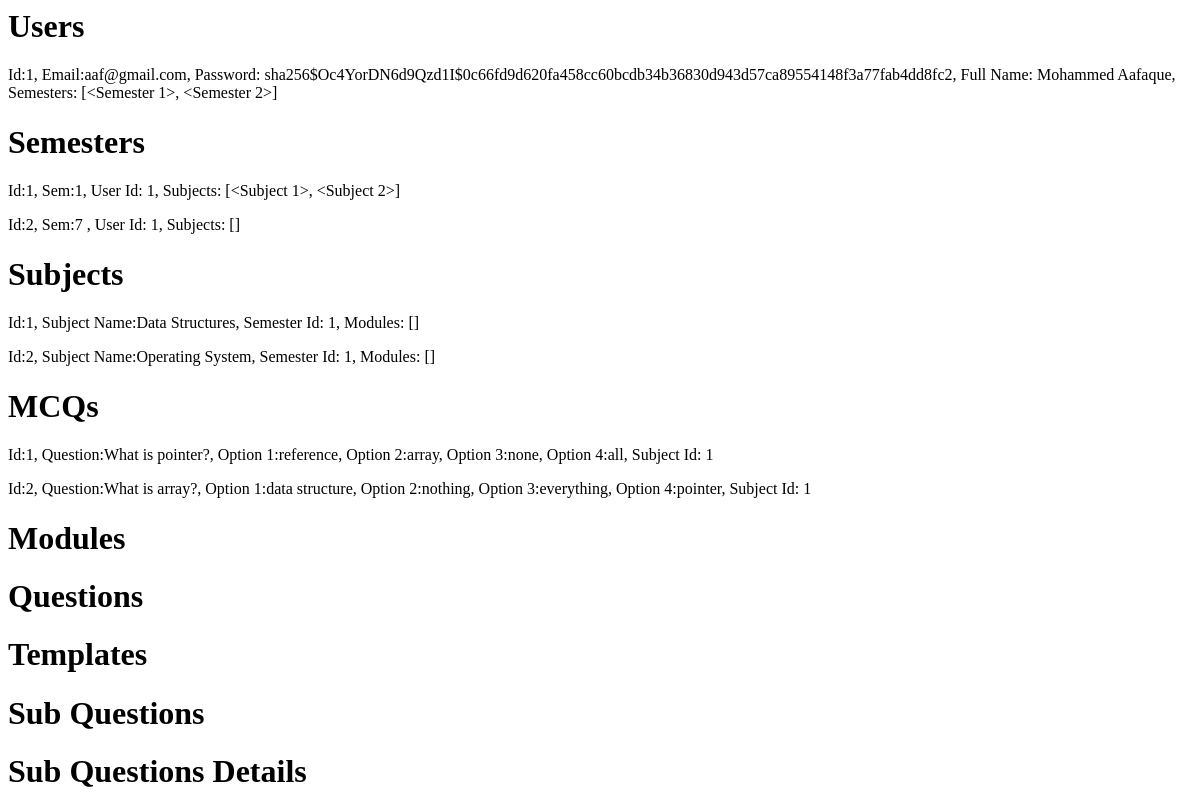
The page /database on the database as committed earlier.
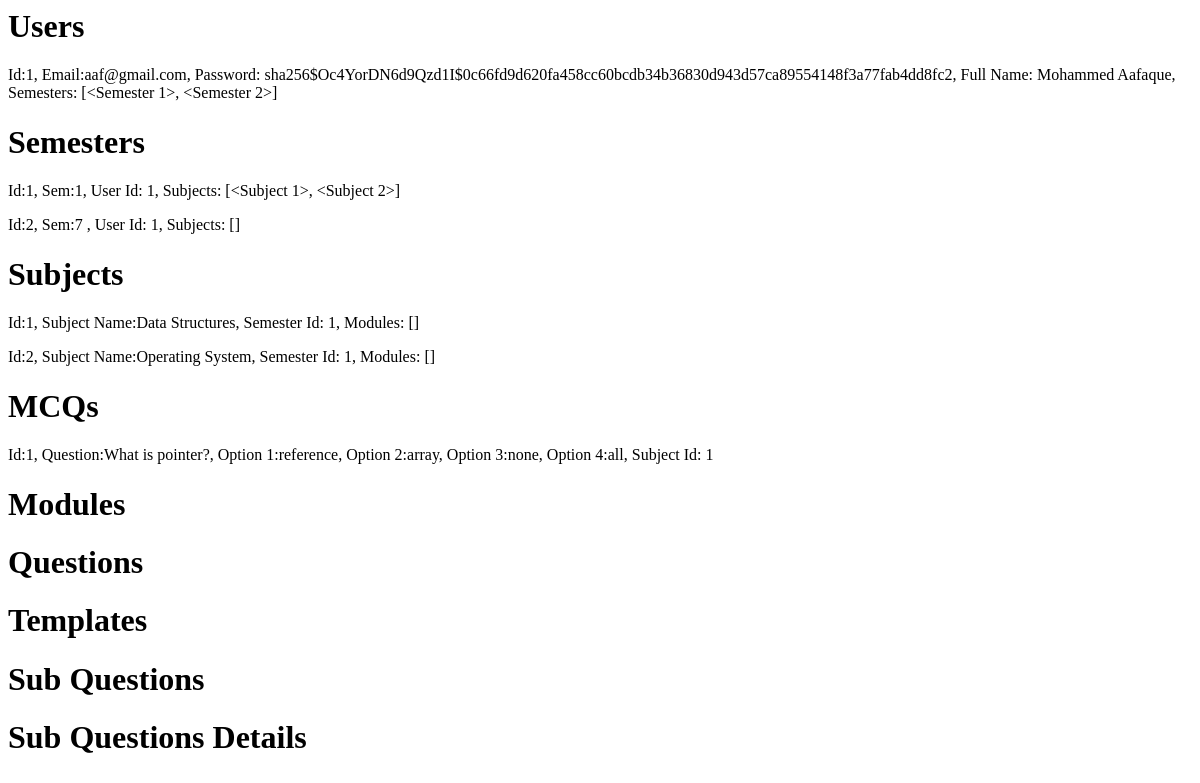
The same page on the database as committed later.
### website/models.py (models this page shows)
class User(db.Model, UserMixin):
    id = db.Column(db.Integer, primary_key=True)
    email = db.Column(db.String(150), unique=True)
    password = db.Column(db.String(150))
    full_name = db.Column(db.String(150))
    institution_name = db.Column(db.String(150))
    department = db.Column(db.String(300))
    designation = db.Column(db.String(150))
    sems = db.relationship('Semester')

class Semester(db.Model):
    id = db.Column(db.Integer, primary_key=True)
    sem = db.Column(db.String(50))
    user_id = db.Column(db.Integer, db.ForeignKey('user.id'))
    subs = db.relationship('Subject')

class Subject(db.Model):
    id = db.Column(db.Integer, primary_key=True)
    subject_ame = db.Column(db.String(200))
    semester_id = db.Column(db.Integer, db.ForeignKey('semester.id'))
    mods = db.relationship('Module')
    mcqs = db.relationship('MCQ')

class MCQ(db.Model):
    id = db.Column(db.Integer, primary_key=True)
    question = db.Column(db.String(500))
    option1 = db.Column(db.String(200))
    option2 = db.Column(db.String(200))
    option3 = db.Column(db.String(200))
    option4 = db.Column(db.String(200))
    subject_id = db.Column(db.Integer, db.ForeignKey('subject.id'))

### website/auth.py (the view)
@auth.route('/database', methods=['GET', 'POST'])
def database():
    return render_template("database.html", users=User.query.all(), sems=Semester.query.all(), subs=Subject.query.all(), mods=Module.query.all(), ques=Question.query.all(), temps=Template.query.all(), subques=Subquestion.query.all(), subqueinfo=Subquestiondetails.query.all(), mcqs=MCQ.query.all())

### website/templates/database.html (shortened to what this page needs)
<h1>Users</h1>
{% for user in users %}
<p>
  Id:{{user.id}}, Email:{{user.email}}, Password: {{user.password}}, Full Name:
  {{user.full_name}}, Semesters: {{user.sems}}
</p>
{% endfor %}
<h1>Semesters</h1>
{% for sem in sems %}
<p>
  Id:{{sem.id}}, Sem:{{sem.sem}}, User Id: {{sem.user_id}}, Subjects:
  {{sem.subs}}
</p>
{% endfor %}
<h1>Subjects</h1>
{% for sub in subs %}
<p>
  Id:{{sub.id}}, Subject Name:{{sub.subject_ame}}, Semester Id:
  {{sub.semester_id}}, Modules: {{sub.mods}}
</p>
{% endfor %}
<h1>MCQs</h1>
{% for mcq in mcqs %}
<p>
  Id:{{mcq.id}}, Question:{{mcq.question}}, Option 1:{{mcq.option1}}, Option
  2:{{mcq.option2}}, Option 3:{{mcq.option3}}, Option 4:{{mcq.option4}}, Subject
  Id: {{mcq.subject_id}}
</p>
{% endfor %}
<h1>Modules</h1>
<h1>Questions</h1>
<h1>Templates</h1>
<h1>Sub Questions</h1>
<h1>Sub Questions Details</h1>

Rows that differ between the two databases and show on the page:
removed MCQ: id "2", question "What is array?", option1 "data structure", option2 "nothing", option3 "everything", option4 "pointer", subject_id "1"
